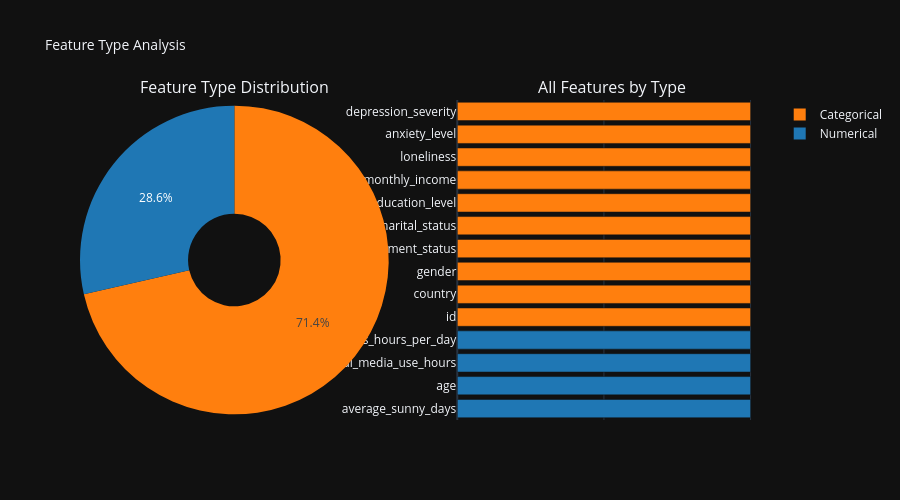

The notebook cell saved with this chart:
### Code cell
# Feature type distribution visualization
fig = make_subplots(rows=1, cols=2,
    subplot_titles=('Feature Type Distribution', 'All Features by Type'),
    specs=[[{'type':'pie'}, {'type':'bar'}]])

type_counts = {'Numerical': len(numeric_cols), 'Categorical': len(categorical_cols)}
fig.add_trace(
    go.Pie(labels=list(type_counts.keys()), 
            values=list(type_counts.values()),
            marker=dict(colors=['#1f77b4', '#ff7f0e']),
            hole=0.3),
    row=1, col=1
)

all_cols_with_types = [(col, 'Numerical') for col in numeric_cols] + \
                      [(col, 'Categorical') for col in categorical_cols]
col_names = [c[0] for c in all_cols_with_types]
col_colors = ['#1f77b4' if c[1] == 'Numerical' else '#ff7f0e' for c in all_cols_with_types]

fig.add_trace(
    go.Bar(y=col_names, x=[1]*len(col_names),
           marker=dict(color=col_colors),
           orientation='h',
           showlegend=False,
           hovertemplate='%{y}<extra></extra>'),
    row=1, col=2
)

fig.update_layout(height=500, title_text='Feature Type Analysis', 
                  title_font_size=14, showlegend=True, template=DARK_TEMPLATE)
fig.update_xaxes(showticklabels=False, row=1, col=2)
fig.show()

### Figure 1 — Plotly figure (JSON) as saved in the notebook; plotly's stock layout.template omitted (floating-point values rounded to 4 significant figures)
{"data": [{"domain": {"x": [0, 0.45], "y": [0, 1]}, "hole": 0.3, "labels": ["Numerical", "Categorical"], "marker": {"colors": ["#1f77b4", "#ff7f0e"]}, "type": "pie", "values": [4, 10]}, {"hovertemplate": "%{y}<extra></extra>", "marker": {"color": ["#1f77b4", "#1f77b4", "#1f77b4", "#1f77b4", "#ff7f0e", "#ff7f0e", "#ff7f0e", "#ff7f0e", "#ff7f0e", "#ff7f0e", "#ff7f0e", "#ff7f0e", "#ff7f0e", "#ff7f0e"]}, "orientation": "h", "showlegend": false, "type": "bar", "x": [1, 1, 1, 1, 1, 1, 1, 1, 1, 1, 1, 1, 1, 1], "xaxis": "x", "y": ["average_sunny_days", "age", "social_media_use_hours", "news_hours_per_day", "id", "country", "gender", "employment_status", "marital_status", "education_level", "monthly_income", "loneliness", "anxiety_level", "depression_severity"], "yaxis": "y"}], "layout": {"annotations": [{"font": {"size": 16}, "showarrow": false, "text": "Feature Type Distribution", "x": 0.225, "xanchor": "center", "xref": "paper", "y": 1, "yanchor": "bottom", "yref": "paper"}, {"font": {"size": 16}, "showarrow": false, "text": "All Features by Type", "x": 0.775, "xanchor": "center", "xref": "paper", "y": 1, "yanchor": "bottom", "yref": "paper"}], "height": 500, "showlegend": true, "title": {"font": {"size": 14}, "text": "Feature Type Analysis"}, "xaxis": {"anchor": "y", "domain": [0.55, 1], "showticklabels": false}, "yaxis": {"anchor": "x", "domain": [0, 1]}}}
